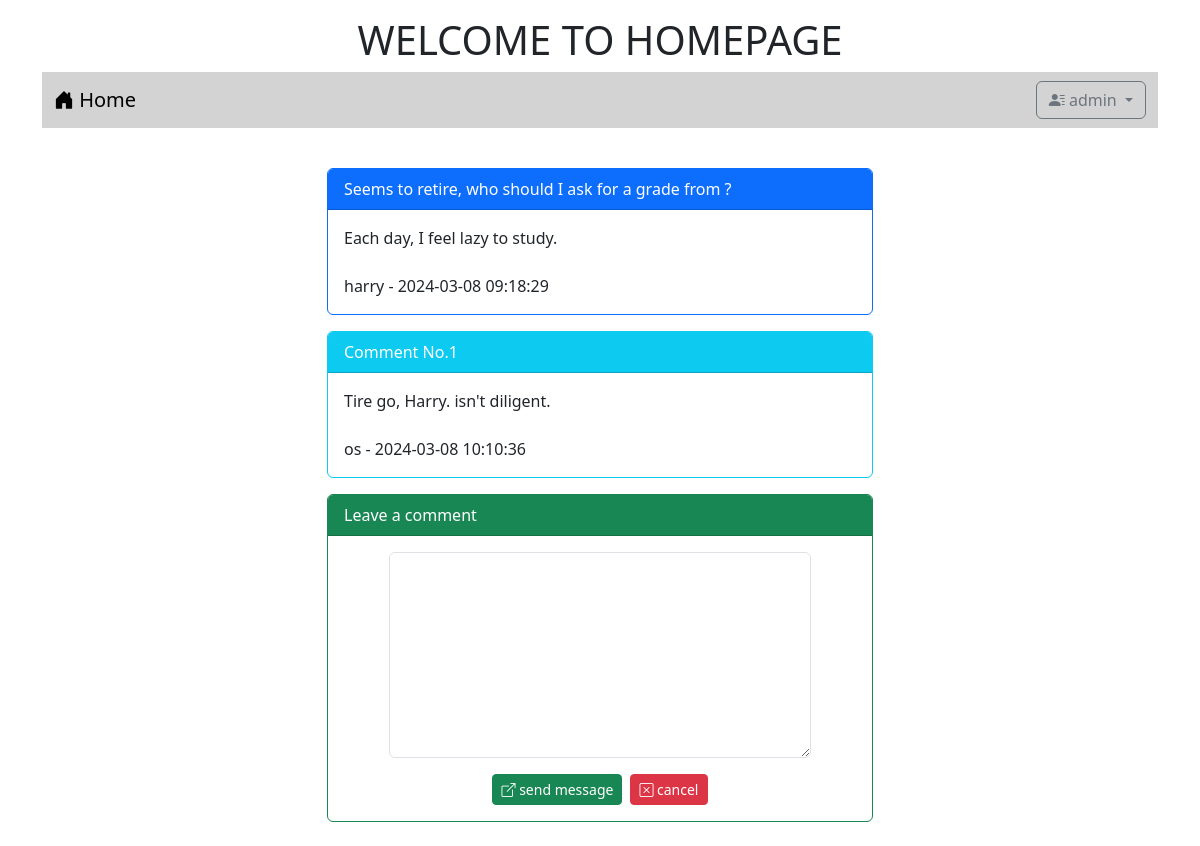
The page /post.php?id=3 (signed in) on the database its author committed.
### tables this page shows
CREATE TABLE `post` (
  `id` int(11) NOT NULL,
  `title` varchar(128) NOT NULL,
  `content` varchar(2048) NOT NULL,
  `post_date` datetime NOT NULL,
  `cat_id` int(11) NOT NULL,
  `user_id` int(11) NOT NULL
);

CREATE TABLE `user` (
  `id` int(11) NOT NULL,
  `login` varchar(32) NOT NULL,
  `password` varchar(64) NOT NULL,
  `name` varchar(64) NOT NULL,
  `gender` char(1) NOT NULL,
  `email` varchar(32) NOT NULL,
  `role` char(1) NOT NULL
);

CREATE TABLE `comment` (
  `id` int(11) NOT NULL,
  `content` varchar(20148) NOT NULL,
  `post_date` datetime NOT NULL,
  `user_id` int(11) NOT NULL,
  `post_id` int(11) NOT NULL
);

### post.php (the view, shortened to what this page needs)
<!DOCTYPE html>
<html lang="en">
<head>
    <link href="https://cdn.jsdelivr.net/npm/bootstrap@5.3.2/dist/css/bootstrap.min.css" rel="stylesheet">
    <link rel="stylesheet" href="https://cdn.jsdelivr.net/npm/bootstrap-icons@1.11.3/font/bootstrap-icons.min.css">
</head>
<body>
    <div class="container-lg">
        <h1 style="text-align: center;" class="mt-3">WELCOME TO HOMEPAGE</h1>
        <?php include "nav.php" ?>
        <div class="row mt-4">
            <div class="col-lg-3 col-md-2 col-sm-1"></div>
            <div class="col-lg-6 col-md-8 col-sm-10">
                <?php
                    $conn = new PDO("mysql:host=localhost;dbname=webboard;charset=utf8","root","");
                    $sql1 = "SELECT post.title, post.content, post.post_date, user.login
                        FROM post INNER JOIN user ON (post.user_id = user.id)
                        WHERE post.id = $_GET[id]";
                    $sql2 = "SELECT comment.id, comment.content, comment.post_date, user.login
                        FROM comment
                        INNER JOIN user ON (comment.user_id = user.id)
                        INNER JOIN post ON (comment.post_id = post.id)
                        WHERE post.id = $_GET[id]";
                    $result1 = $conn->query($sql1);
                    $result2 = $conn->query($sql2);
                    $commentNumber = 1;
                    while ($row = $result1->fetch()) {
                        echo "<div class='card border-primary mt-3'>";
                            echo "<div class='card-header bg-primary text-white'> $row[0] </div>";
                            echo "<div class='card-body'> $row[1] <br><br> $row[3] - $row[2] </div>";
                        echo "</div>";
                    }
                    while ($row = $result2->fetch()) {
                        echo "<div class='card border-info mt-3'>";
                            echo "<div class='card-header bg-info text-white'> Comment No.$commentNumber </div>";
                            echo "<div class='card-body'> $row[1] <br><br> $row[3] - $row[2] </div>";
                        echo "</div>";
                        $commentNumber++;
                    }
                ?>
                <div class="card border-success mt-3">
                    <div class="card-header bg-success text-white"> Leave a comment </div>
                    <div class="card-body">
                        <form action="post_save.php" method="post">
                            <div class="row mb-3 justify-content-center">
                                <div class="col-lg-10">
                                    <textarea name="comment" rows="8" class="form-control" required></textarea>
                                </div>
                            </div>
                            <div class="row">
                                <div class="col-lg-12 d-flex justify-content-center">
                                    <button type="submit" class="btn btn-success btn-sm text-white me-1">
                                        <i class="bi bi-box-arrow-up-right"></i> send message
                                    </button>
                                    <button type="reset" class="btn btn-danger btn-sm ms-1">
                                        <i class="bi bi-x-square"></i> cancel
                                    </button>
                                </div>
                            </div>
                        </form>
                    </div>
                </div>
                <br>
            </div>
            <div class="col-lg-3 col-md-2 col-sm-1"></div>
        </div>
    </div>
</body>
</html>

### rows shown on the page
post: title "Seems to retire, who should I ask for a grade from ?", content "Each day, I feel lazy to study.", user.login "harry", post_date "2024-03-08 09:18:29"
comment: content "Tire go, Harry. isn't diligent.", user.login "os", post_date "2024-03-08 10:10:36"

### other values the page prints
$_SESSION[username] "admin"
